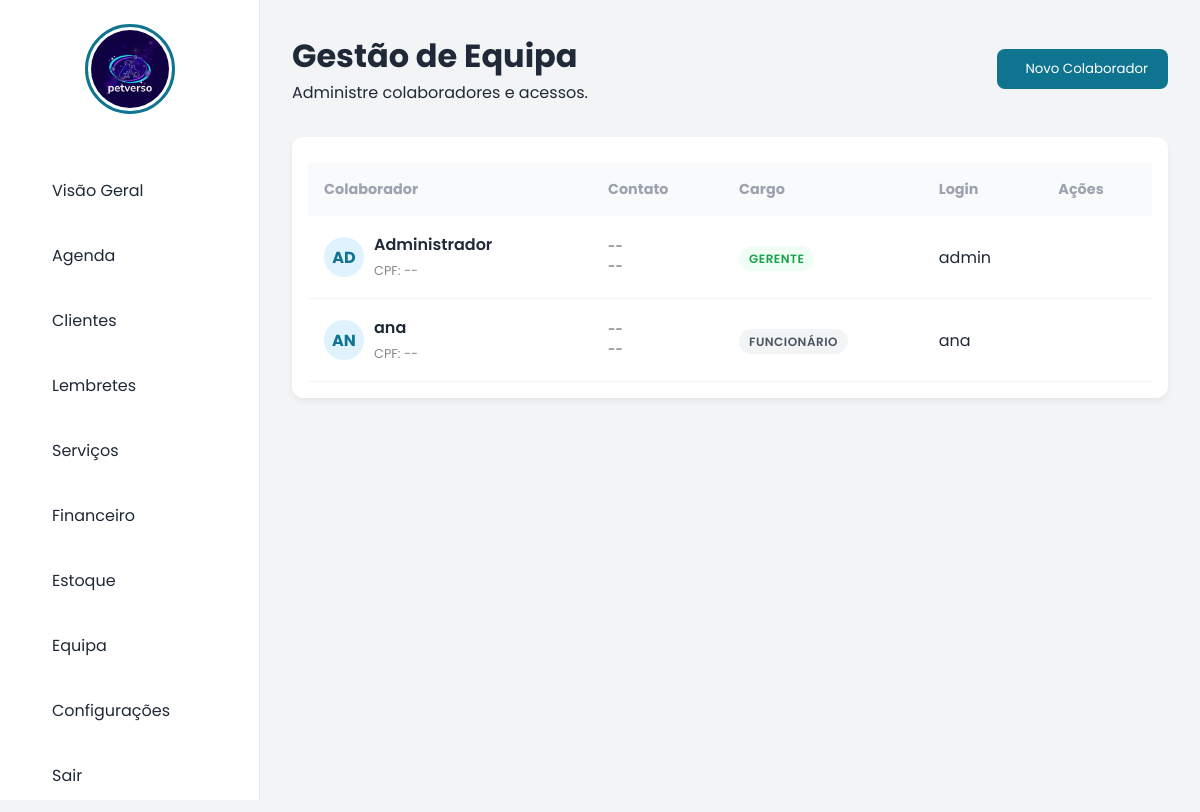
The page /equipa (signed in) on the database its author committed.
### tables this page shows
CREATE TABLE usuarios (
            id INTEGER PRIMARY KEY AUTOINCREMENT,
            nome TEXT NOT NULL,
            cpf TEXT,
            email TEXT,
            telefone TEXT,
            endereco TEXT,
            cargo TEXT NOT NULL,
            usuario TEXT UNIQUE NOT NULL,
            senha TEXT NOT NULL,
            permissoes TEXT
        , cep TEXT);

### app.py (the view, shortened to what this page needs)
@app.route('/equipa', methods=['GET', 'POST'])
def equipa():
    if session.get('cargo') != 'gerente': return redirect('/dashboard')
    conn = get_db_connection()
    usuarios = conn.execute("SELECT * FROM usuarios").fetchall()
    conn.close()
    return render_template('equipa.html', equipe=usuarios)

### app.py (called while the page is built)
@app.context_processor
def inject_cache_buster():
    return dict(cache_buster=time.time())

def get_db_connection():
    conn = sqlite3.connect(DB_NAME)
    conn.row_factory = sqlite3.Row # Permite chamar colunas pelo nome
    return conn

def tem_permissao(area):
    if 'user_id' not in session: return False
    if session.get('cargo') == 'gerente': return True
    permissoes_usuario = session.get('permissoes', '')
    if not permissoes_usuario: return False
    lista = permissoes_usuario.split(',')
    return area in lista

### templates/equipa.html (shortened to what this page needs)
<!DOCTYPE html>
<html lang="pt-pt">
<head>
    <link rel="stylesheet" href="/static/style.css">
</head>
<body>
  <nav class="sidebar">
    <div class="sidebar-header">
        <img src="{{ url_for('static', filename='logo.png') }}?v={{ cache_buster }}" alt="Logo" class="logo-circulo">
    </div>
    <a href="/dashboard" class="menu-item"> Visão Geral</a>
    {% if tem_permissao('agenda') %}
    <a href="/agenda" class="menu-item"> Agenda</a>
    {% endif %}
    {% if tem_permissao('clientes') %}
    <a href="/clientes" class="menu-item"> Clientes</a>
    {% endif %}
    <a href="/lembretes" class="menu-item"> Lembretes</a>
    {% if tem_permissao('servicos') %}
    <a href="/servicos" class="menu-item"> Serviços</a>
    {% endif %}
    {% if tem_permissao('financeiro') %}
    <a href="/financeiro" class="menu-item"> Financeiro</a>
    {% endif %}
    {% if tem_permissao('estoque') %}
    <a href="/estoque" class="menu-item"> Estoque</a>
    {% endif %}
    {% if session['cargo'] == 'gerente' %}
    <a href="/equipa" class="menu-item"> Equipa</a>
    {% endif %}
    {% if session['cargo'] == 'gerente' %}
    <a href="/configuracoes" class="menu-item"> Configurações</a>
{% endif %}
    <div style="margin-top: auto;">
        <a href="/logout" class="menu-item"> Sair</a>
    </div>
</nav>
    <main class="main-content">
        <div style="display: flex; justify-content: space-between; align-items: center; margin-bottom: 2rem;">
            <div>
                <h1>Gestão de Equipa</h1>
                <p style="color: var(--text-light);">Administre colaboradores e acessos.</p>
            </div>
            <button onclick="novoColaborador()" style="background: var(--primary-color); color: white; border: none; padding: 10px 20px; border-radius: 8px; cursor: pointer; display: flex; align-items: center; gap: 8px;">
                 Novo Colaborador
            </button>
        </div>
        <div class="team-container">
            <table>
                <thead>
                    <tr>
                        <th>Colaborador</th>
                        <th>Contato</th>
                        <th>Cargo</th>
                        <th>Login</th>
                        <th>Ações</th>
                    </tr>
                </thead>
                <tbody>
                    {% for membro in equipe %}
                    <tr>
                        <td>
                            <div class="employee-profile">
                                <div class="avatar-circle">{{ membro['nome'][0:2] }}</div>
                                <div>
                                    <span style="font-weight: 600; display:block;">{{ membro['nome'] }}</span>
                                    <span style="font-size:0.8rem; color:#888;">CPF: {{ membro['cpf'] or '--' }}</span>
                                </div>
                            </div>
                        </td>
                        <td>
                            <div style="font-size:0.85rem; color:#555;">
                                <div> {{ membro['email'] or '--' }}</div>
                                <div> {{ membro['telefone'] or '--' }}</div>
                            </div>
                        </td>
                        <td>
                            {% if membro['cargo'] == 'gerente' %} <span class="role-badge role-gerente">Gerente</span>
                            {% elif membro['cargo'] == 'tosador' %} <span class="role-badge role-tosador">Tosador</span>
                            {% elif membro['cargo'] == 'recepcao' %} <span class="role-badge role-recepcao">Recepção</span>
                            {% else %} <span class="role-badge role-funcionario">Funcionário</span> {% endif %}
                        </td>
                        <td>{{ membro['usuario'] }}</td>
                        <td>
                            <div style="display: flex; gap: 5px;">
                                <button onclick="editarUsuario(this)"
                                    data-id="{{ membro['id'] }}"
                                    data-nome="{{ membro['nome'] }}"
                                    data-cpf="{{ membro['cpf'] }}"
                                    data-email="{{ membro['email'] }}"
                                    data-telefone="{{ membro['telefone'] }}"
                                    data-cep="{{ membro['cep'] }}"
                                    data-endereco="{{ membro['endereco'] }}"
                                    data-cargo="{{ membro['cargo'] }}"
                                    data-user="{{ membro['usuario'] }}"
                                    data-senha="{{ membro['senha'] }}"
                                    data-perms="{{ membro['permissoes'] }}"
                                    class="btn-action btn-edit" title="Editar">
                                </button>
                                {% if session['user_id'] != membro['id'] %}
                                <form action="/equipa" method="POST" onsubmit="return confirm('Remover {{ membro['nome'] }}?');" style="margin:0;">
                                    <button type="submit" class="btn-action btn-trash" title="Remover"></button>
                                </form>
                                {% endif %}
                            </div>
                        </td>
                    </tr>
                    {% else %}
                    <tr><td colspan="5" style="text-align:center; padding:2rem; color:#999;">Nenhum funcionário cadastrado.</td></tr>
                    {% endfor %}
                </tbody>
            </table>
        </div>
    </main>
</body>
</html>

### static/style.css (style rules this page uses)
:root { --primary-color: #0e7490; --bg-color: #f3f4f6; --text-dark: #1f2937; }
* { margin: 0; padding: 0; box-sizing: border-box; font-family: 'Poppins', sans-serif; }
body { background-color: var(--bg-color); color: var(--text-dark); display: flex; height: 100vh; overflow: hidden; }
.sidebar { width: 260px; background: white; border-right: 1px solid #e5e7eb; padding: 1.5rem; display: flex; flex-direction: column; flex-shrink: 0; }
.sidebar-header { margin-bottom: 3rem; display: flex; justify-content: center; }
.logo-circulo { width: 90px; height: 90px; border-radius: 50%; object-fit: cover; border: 3px solid var(--primary-color); padding: 3px; }
.menu-item { display: flex; align-items: center; gap: 12px; padding: 1rem; color: var(--text-dark); text-decoration: none; border-radius: 8px; margin-bottom: 0.5rem; transition: 0.3s; }
.main-content { flex: 1; padding: 2rem; overflow-y: auto; }

### templates/equipa.html (style rules this page uses)
.team-container { background: white; border-radius: 12px; padding: 1rem; box-shadow: 0 4px 6px rgba(0,0,0,0.05); }
table { width: 100%; border-collapse: collapse; margin-top: 10px; }
th { text-align: left; background: #f9fafb; padding: 1rem; color: #9ca3af; font-size: 0.9rem; }
td { padding: 1rem; border-bottom: 1px solid #f3f4f6; vertical-align: middle; }
.employee-profile { display: flex; align-items: center; gap: 10px; }
.avatar-circle { width: 40px; height: 40px; border-radius: 50%; background: #e0f2fe; color: var(--primary-color); display: flex; align-items: center; justify-content: center; font-weight: bold; text-transform: uppercase; }
.role-badge { padding: 4px 10px; border-radius: 20px; font-size: 0.75rem; font-weight: 600; text-transform: uppercase; letter-spacing: 0.5px; }
.role-gerente { background: #f0fdf4; color: #16a34a; }
.role-funcionario { background: #f3f4f6; color: #4b5563; }
.btn-action { background: none; border: none; cursor: pointer; color: var(--text-light); font-size: 1.2rem; padding: 5px; transition: 0.2s; }

### rows shown on the page
usuarios: nome "AD", nome "Administrador", membro "--", cargo "GERENTE", usuario "admin"
usuarios: nome "AN", nome "ana", membro "--", cargo "FUNCIONÁRIO", usuario "ana"
